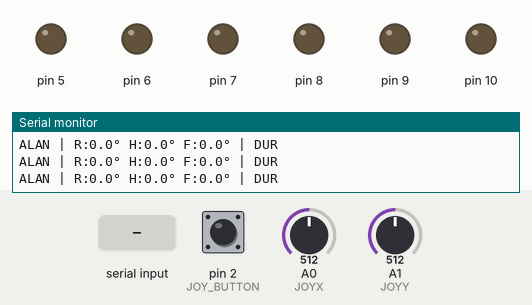
The sketch below on a simulated Arduino Uno, built with avr-gcc and run on an emulated ATmega328P. On the bench: output pins drawn as LEDs (lit = HIGH), the last lines printed to the serial monitor. Dashed ring = blinking. The test bench sets the inputs (shaded band); at power-on: A0 (JOYX) = 512, pin 2 (JOY_BUTTON) HIGH, A1 (JOYY) = 512.

Above: at 1.2 s.
1.3 s: A0 (JOYX) set to 378
2.8 s: A0 (JOYX) set to 345
At 3.2 s:
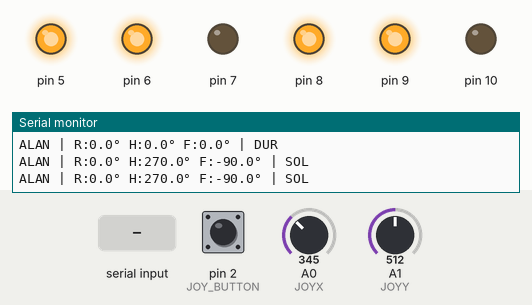
4.3 s: A0 (JOYX) set to 716
At 5.5 s:
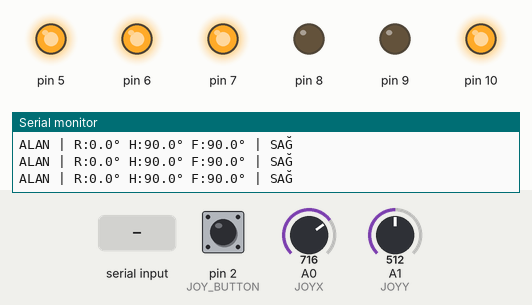
5.8 s: pin 2 (JOY_BUTTON) pulled LOW for 1 s
At 5.95 s:
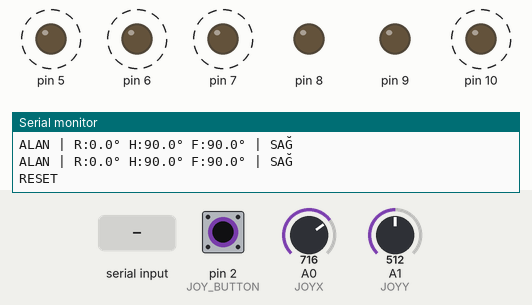
11.8 s: "mod" received over Serial
At 13.1 s:
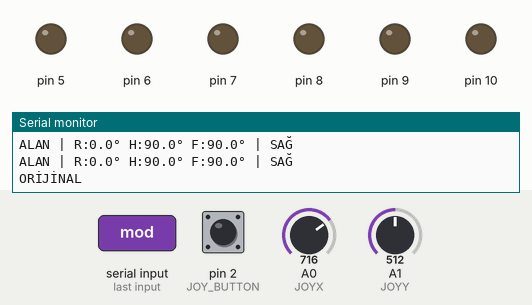
Timing chart, 0 to 14.8 s (numbered marks = the images above; inputs shaded):
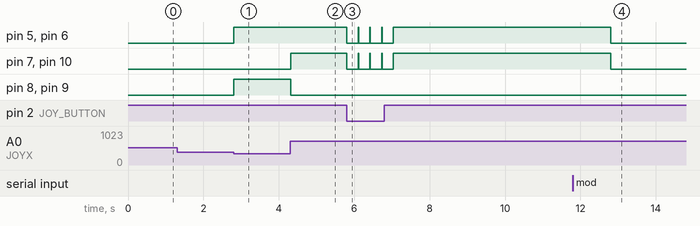

The sketch:

robot_control.ino
```cpp
#include <Wire.h>

// Pin tanımları
#define JOYX A0
#define JOYY A1
#define JOY_BUTTON 2

// Parametreler
#define MAX_DONUS_HIZI 255
#define DONUS_HASSASIYETI 0.1     // 0.1° HASSASİYET - ÇOK HASSAS AMA PRATİK!
#define JOYSTICK_HASSASIYETI 0.3
#define MAX_HAREKET_HIZI 200
#define DEBUG_INTERVAL 200

float hassasiyet = 0.7;
const int maxPWM = 255;

// Motor yapısı
struct MotorPins {
  int pwmSol = 5, pwmSag = 6;
  int solIleri = 7, solGeri = 8;
  int sagIleri = 9, sagGeri = 10;
};

MotorPins motor;

// Sistem değişkenleri
float robotAci = 0.0;
float hedefAci = 0.0;
bool hareketAktif = false;
bool sensorVarMi = false;
bool alanMerkezliMod = true;
unsigned long sonDebugZamani = 0;
float simulasyonAci = 0.0;

// Joystick yapısı
struct JoystickData {
  int x, y;
  float hiz;
  bool aktif;
};

void setup() {
  Serial.begin(9600);
  Serial.println("=== OPTİMİZE EDİLMİŞ ROBOT KONTROL ===");

  // Pin ayarları
  pinMode(motor.pwmSol, OUTPUT);
  pinMode(motor.pwmSag, OUTPUT);
  pinMode(motor.solIleri, OUTPUT);
  pinMode(motor.solGeri, OUTPUT);
  pinMode(motor.sagIleri, OUTPUT);
  pinMode(motor.sagGeri, OUTPUT);
  pinMode(JOY_BUTTON, INPUT_PULLUP);

  sensorKontrol();
  Serial.println("Sistem hazır! Komutlar: mod, reset, info");
}

void loop() {
  serialKomutIsle();

  if (alanMerkezliMod) {
    alanMerkezliKontrol();
  } else {
    orijinalKontrol();
  }

  delay(10);
}

// ===== ALAN MERKEZLİ KONTROL =====

void alanMerkezliKontrol() {
  JoystickData joy = joystickOku();
  robotAci = sensorVarMi ? gercekSensorOku() : simulasyonAci;

  if (digitalRead(JOY_BUTTON) == LOW) {
    robotReset();
    delay(300);
  }

  if (joy.aktif) {
    hedefAci = joystickdanAciHesapla(joy);
    hareketAktif = true;
    ultraHizliDonus(joy.hiz);
  } else {
    motorlariDurdur();
    hareketAktif = false;
  }

  if (millis() - sonDebugZamani > DEBUG_INTERVAL) {
    debugYazdir();
    sonDebugZamani = millis();
  }
}

JoystickData joystickOku() {
  JoystickData joy;

  int xRaw = analogRead(JOYX);
  int yRaw = analogRead(JOYY);

  joy.x = map(xRaw, 0, 1023, -255, 255);
  joy.y = map(yRaw, 0, 1023, 255, -255);

  int deadzone = 255 * JOYSTICK_HASSASIYETI;
  if (abs(joy.x) < deadzone) joy.x = 0;
  if (abs(joy.y) < deadzone) joy.y = 0;

  joy.hiz = sqrt(joy.x * joy.x + joy.y * joy.y);
  joy.aktif = (joy.x != 0 || joy.y != 0);

  return joy;
}

float joystickdanAciHesapla(JoystickData joy) {
  if (!joy.aktif) return -1;

  float aci = atan2(joy.x, -joy.y) * 180.0 / PI;
  if (aci < 0) aci += 360;

  // ÇAPRAZ AÇILAR İÇİN HASSAS DÜZELTME
  aci = caprazAciDuzelt(aci, joy.x, joy.y);

  return aci;
}

// Çapraz açılar için hassas düzeltme fonksiyonu
float caprazAciDuzelt(float aci, int joy_x, int joy_y) {
  // Çapraz yönlerde tam hassasiyet için açıları sabitle
  int absX = abs(joy_x);
  int absY = abs(joy_y);

  // Eğer X ve Y değerleri birbirine çok yakınsa (çapraz hareket)
  if (absX > 100 && absY > 100) {
    float oran = (float)absX / (float)absY;

    // %10 toleransla çapraz hareket kontrolü (0.9 - 1.1 arası)
    if (oran >= 0.9 && oran <= 1.1) {
      // Tam çapraz hareket - açıyı sabitle
      if (joy_x > 0 && joy_y < 0) {
        return 45.0;   // Kuzeydoğu
      } else if (joy_x > 0 && joy_y > 0) {
        return 135.0;  // Güneydoğu
      } else if (joy_x < 0 && joy_y > 0) {
        return 225.0;  // Güneybatı
      } else if (joy_x < 0 && joy_y < 0) {
        return 315.0;  // Kuzeybatı
      }
    }
  }

  // Ana yönler için de hassas düzeltme
  if (absX < 50 && absY > 200) {
    // Dikey hareket
    if (joy_y < 0) return 0.0;    // Kuzey
    else return 180.0;            // Güney
  } else if (absY < 50 && absX > 200) {
    // Yatay hareket
    if (joy_x > 0) return 90.0;   // Doğu
    else return 270.0;            // Batı
  }

  return aci; // Orijinal açıyı döndür
}

void ultraHizliDonus(float hareketHizi) {
  float aciFarki = hesaplaAciFarki(hedefAci, robotAci);
  float mutlakFark = abs(aciFarki);

  if (mutlakFark > DONUS_HASSASIYETI) {
    // Dönüş gerekli
    if (aciFarki > 0) {
      motorYonuAyarla(&motor, 1, -1);
    } else {
      motorYonuAyarla(&motor, -1, 1);
    }

    analogWrite(motor.pwmSol, MAX_DONUS_HIZI);
    analogWrite(motor.pwmSag, MAX_DONUS_HIZI);

    if (!sensorVarMi) {
      float donusHizi = (aciFarki > 0) ? 8.0 : -8.0;
      simulasyonAci += donusHizi;
      if (simulasyonAci >= 360) simulasyonAci -= 360;
      if (simulasyonAci < 0) simulasyonAci += 360;
    }
  } else {
    // Düz hareket
    if (hareketHizi > 0) {
      motorYonuAyarla(&motor, 1, 1);
      int pwm = constrain(hareketHizi * 0.8, 0, MAX_HAREKET_HIZI);
      analogWrite(motor.pwmSol, pwm);
      analogWrite(motor.pwmSag, pwm);
    } else {
      motorlariDurdur();
    }
  }
}

// ===== ORİJİNAL KONTROL =====

void orijinalKontrol() {
  int joyXraw = analogRead(JOYX);
  int joyYraw = analogRead(JOYY);

  int xMapped = map(joyXraw, 0, 1023, -maxPWM, maxPWM);
  int yMapped = map(joyYraw, 0, 1023, -maxPWM, maxPWM);

  if (abs(xMapped) < (maxPWM * hassasiyet)) xMapped = 0;
  if (abs(yMapped) < (maxPWM * hassasiyet)) yMapped = 0;

  joystickKontrol(yMapped, xMapped);
}

void joystickKontrol(int ileriGeriPWM, int donusPWM) {
  if (ileriGeriPWM == 0 && donusPWM != 0) {
    if (donusPWM > 0) {
      motorYonuAyarla(&motor, 1, -1);
    } else {
      motorYonuAyarla(&motor, -1, 1);
    }
    analogWrite(motor.pwmSol, abs(donusPWM)/2);
    analogWrite(motor.pwmSag, abs(donusPWM)/2);
  } else {
    int basePWM = ileriGeri(&motor, ileriGeriPWM);
    yonBelirle(&motor, basePWM, donusPWM);
  }
}

int ileriGeri(MotorPins* m, int hiz) {
  if (hiz > 0) {
    motorYonuAyarla(m, 1, 1);
  } else if (hiz < 0) {
    motorYonuAyarla(m, -1, -1);
  } else {
    motorYonuAyarla(m, 0, 0);
  }
  return abs(hiz);
}

void yonBelirle(MotorPins* m, int basePWM, int donusFarki) {
  int solPWM = constrain(basePWM - donusFarki, 0, maxPWM);
  int sagPWM = constrain(basePWM + donusFarki, 0, maxPWM);
  analogWrite(m->pwmSol, solPWM);
  analogWrite(m->pwmSag, sagPWM);
}

// ===== YARDIMCI FONKSİYONLAR =====

float hesaplaAciFarki(float hedef, float mevcut) {
  float fark = hedef - mevcut;
  if (fark > 180) fark -= 360;
  else if (fark < -180) fark += 360;
  return fark;
}

void motorYonuAyarla(MotorPins* m, int solYon, int sagYon) {
  digitalWrite(m->solIleri, solYon == 1);
  digitalWrite(m->solGeri,  solYon == -1);
  digitalWrite(m->sagIleri, sagYon == 1);
  digitalWrite(m->sagGeri,  sagYon == -1);
}

void motorlariDurdur() {
  motorYonuAyarla(&motor, 0, 0);
  analogWrite(motor.pwmSol, 0);
  analogWrite(motor.pwmSag, 0);
}

void robotReset() {
  Serial.println("RESET");
  motorlariDurdur();
  simulasyonAci = 0.0;
  robotAci = 0.0;
  hedefAci = 0.0;
  hareketAktif = false;
}

// ===== SENSÖR VE SİSTEM =====

void sensorKontrol() {
  Wire.begin();
  byte sensorAdresleri[] = {0x1E, 0x68, 0x28, 0x29, 0x0D};

  for (int i = 0; i < 5; i++) {
    Wire.beginTransmission(sensorAdresleri[i]);
    if (Wire.endTransmission() == 0) {
      Serial.print("Sensör: 0x");
      Serial.println(sensorAdresleri[i], HEX);
      sensorVarMi = true;
      break;
    }
  }

  if (!sensorVarMi) {
    Serial.println("Sensör yok - Simülasyon modu");
  }
}

float gercekSensorOku() {
  return simulasyonAci;
}

void debugYazdir() {
  float aciFarki = hesaplaAciFarki(hedefAci, robotAci);

  Serial.print(alanMerkezliMod ? "ALAN" : "ORİJ");
  Serial.print(" | R:");
  Serial.print(robotAci, 1);
  Serial.print("° H:");
  Serial.print(hedefAci, 1);
  Serial.print("° F:");
  Serial.print(aciFarki, 1);
  Serial.print("° | ");

  if (alanMerkezliMod) {
    if (abs(aciFarki) > DONUS_HASSASIYETI) {
      Serial.println(aciFarki > 0 ? "SAĞ" : "SOL");
    } else if (hareketAktif) {
      Serial.println("İLERİ");
    } else {
      Serial.println("DUR");
    }
  } else {
    Serial.println("ORİJ");
  }
}

void serialKomutIsle() {
  if (Serial.available()) {
    String komut = Serial.readString();
    komut.trim();
    komut.toLowerCase();

    if (komut == "mod") {
      alanMerkezliMod = !alanMerkezliMod;
      Serial.println(alanMerkezliMod ? "ALAN MERKEZLİ" : "ORİJİNAL");
      if (!alanMerkezliMod) motorlariDurdur();
    } else if (komut == "reset") {
      robotReset();
    } else if (komut == "info") {
      Serial.println("=== BİLGİ ===");
      Serial.println("Mod: " + String(alanMerkezliMod ? "ALAN" : "ORİJ"));
      Serial.println("Dönüş: " + String(MAX_DONUS_HIZI) + " PWM");
      Serial.println("Hassasiyet: ±" + String(DONUS_HASSASIYETI) + "°");
      Serial.println("Sensör: " + String(sensorVarMi ? "VAR" : "YOK"));
      Serial.println("Açı: " + String(robotAci) + "°");
    }
  }
}
```

Measured:
- the behaviour switches between 362 and 361 on A0 (JOYX) (found by bisection; images 0 and 1)
- after the input at 2.8 s, pin 5, pin 6, pin 8, pin 9: LOW → HIGH at once
- after the input at 4.3 s, pin 7, pin 10: LOW → HIGH at once; pin 8, pin 9: HIGH → LOW at once
- after the input at 5.8 s, pin 5–7, pin 10: alternates HIGH for 0.01 s and LOW for 0.30 s, 8 changes in all, then stays HIGH, starting at once
- after the input at 11.8 s, pin 5–7, pin 10: HIGH → LOW after 1.0 s
